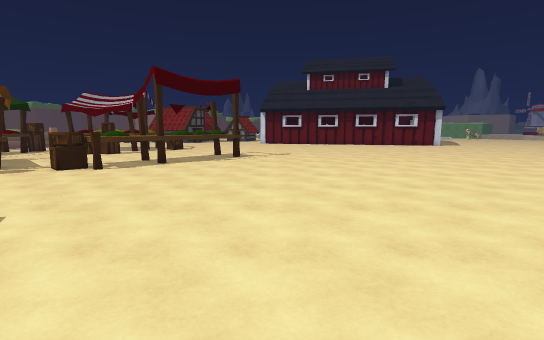
view 1 (above)

21 first-person views from a walk through a 3-D level made in the Unity game engine. The camera is 1.5 m above the floor, tilts 8° down and sees 85° across. The floor is counted in squares, 1 m on a side. Each view is taken from the middle of a square. On the plan, view 1 faces up. The plan holds only what a view shows up to about 15 squares ahead; the rest is blank. The place goes on beyond the plan. The player character is not drawn. Some animated figures are left out. Some surface patterns are stand-ins.

view 2
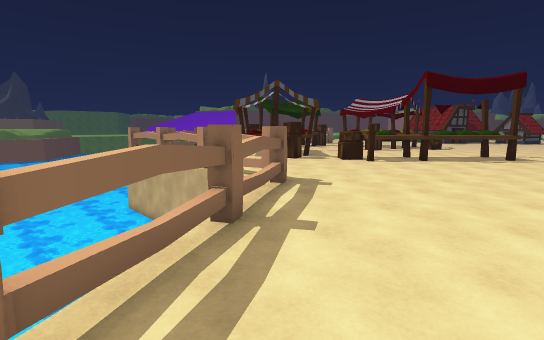

view 3
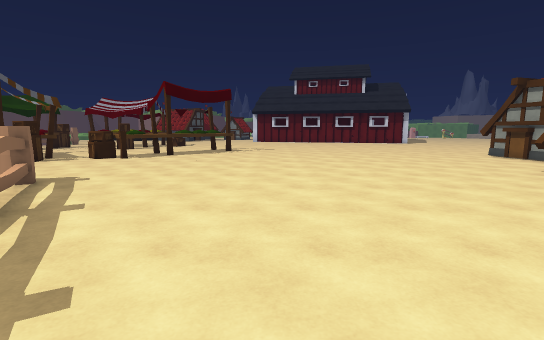

view 4
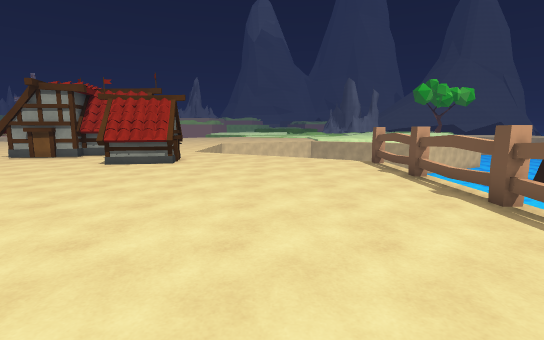

view 5
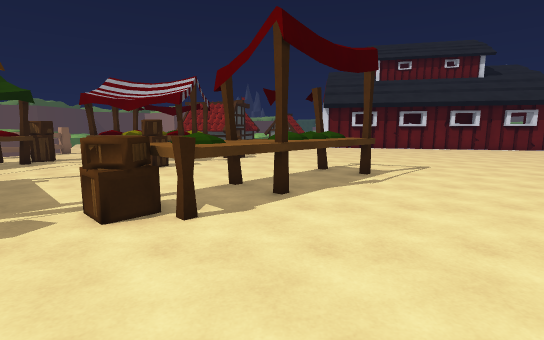

view 6
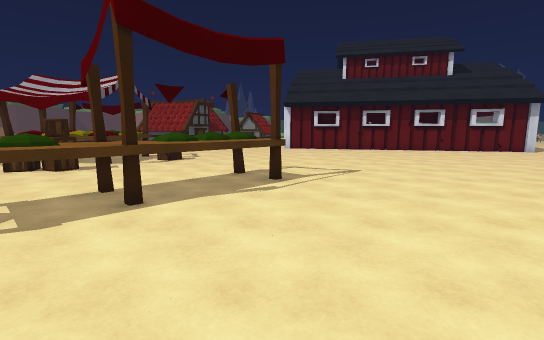

view 7
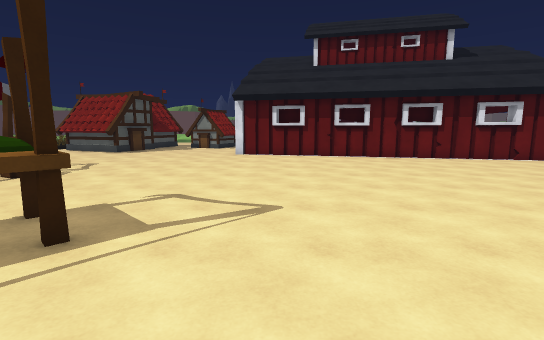

view 8
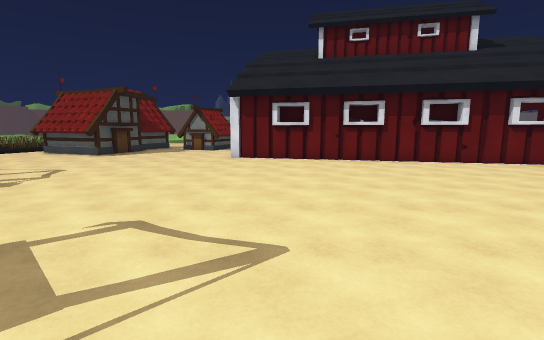

view 9
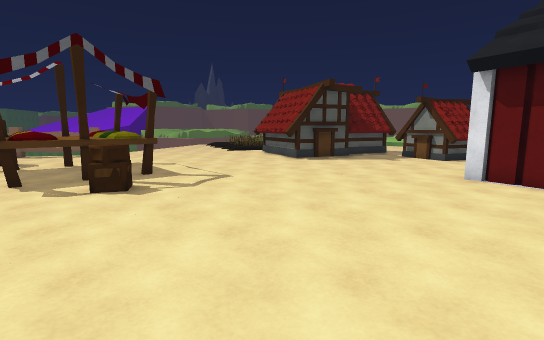

view 10
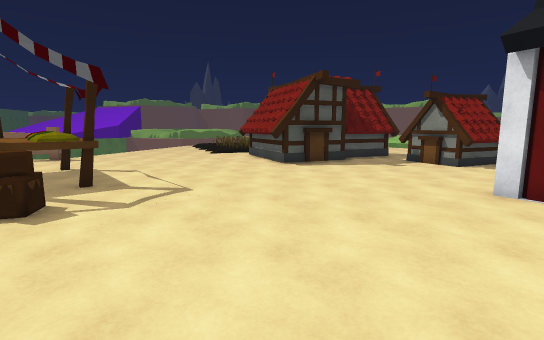

view 11
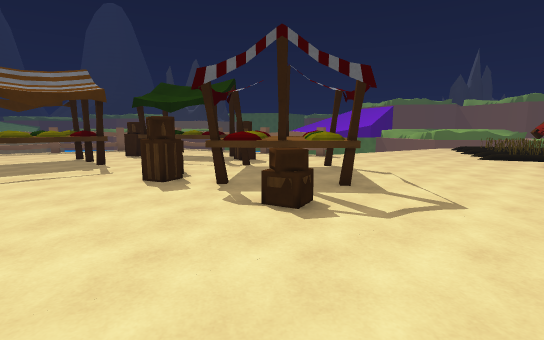

view 12
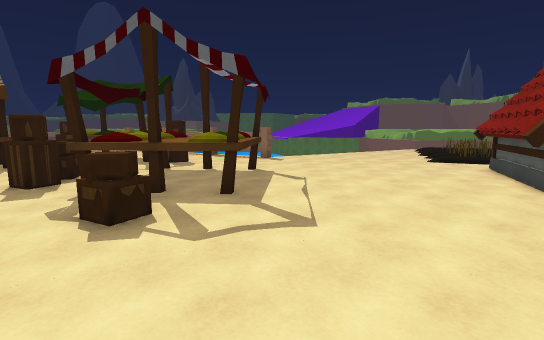

view 13
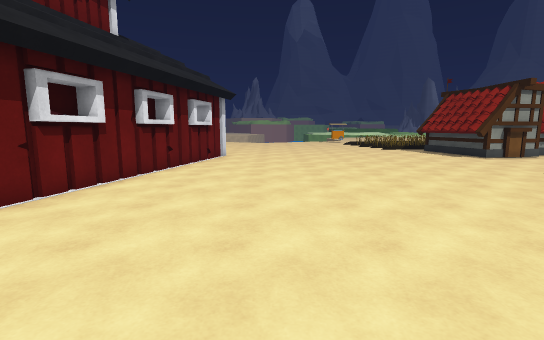

view 14
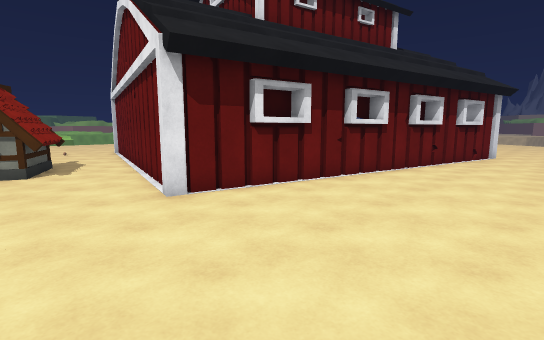

view 15
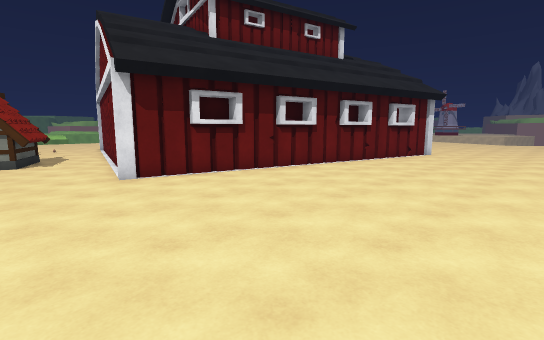

view 16
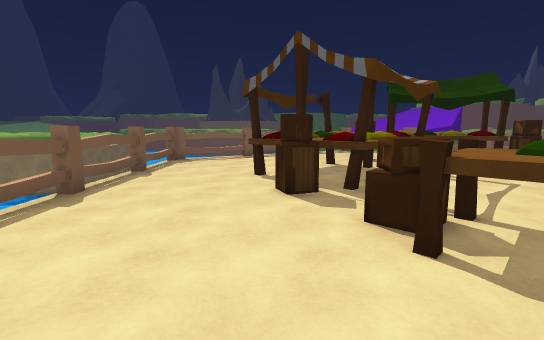

view 17
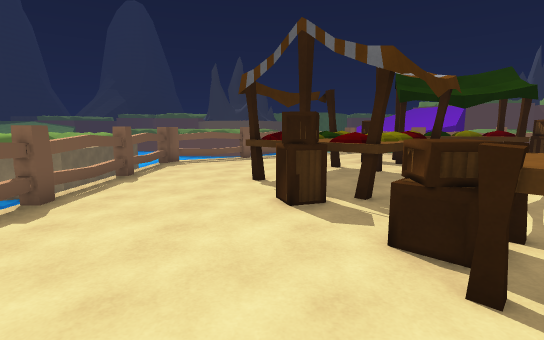

view 18
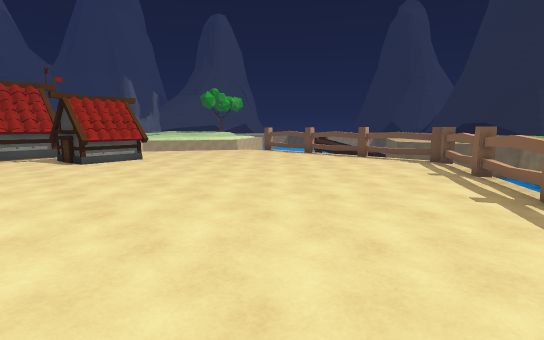

view 19
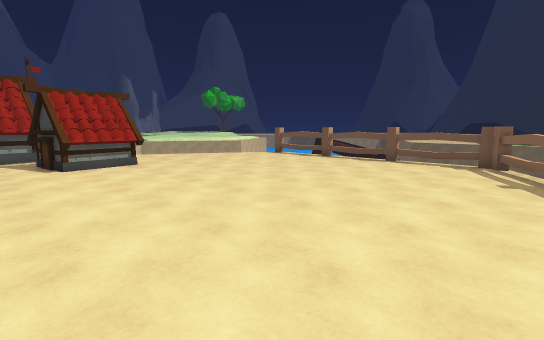

view 20
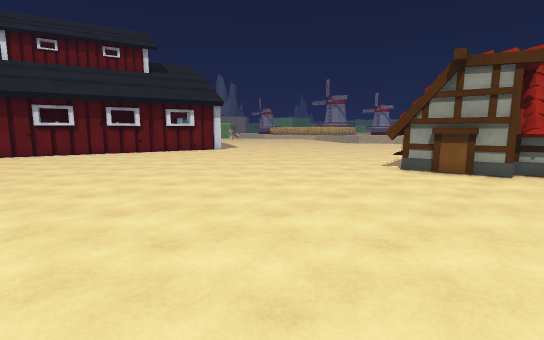

view 21
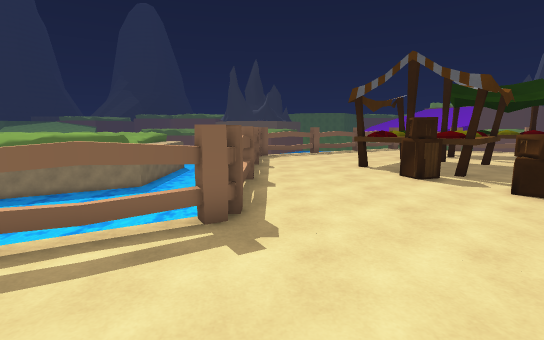

### Floor plan
Key: @ floor where view 1 was taken; # wall or solid block; . floor; = window, fence, low wall or low ledge; ≈ water the walk keeps out of; ^ raised ledge; T thing the floor can be seen under or through; F fence; B barn.
Columns run from 17 left of view 1 to 13 right of it. Each row starts with its distance up from view 1.
 35          ##.####..#B
 34 ==       ##......B B
 33 ===.     #.......# B
 32   =.###  #.......# B
 31 .....#####.......#B
 30 .......##.......BBB
 29 ................BBBBB
 28 ...................BBBBBBB
 27 ........................BBBBBB
 26 ............................BBB
 25 ...............................
 24 F....   .......................
 23 ....TTTTT......................
 22 ....TTTTT.=....................
 21 ....TTTTT.^....................
 20 .##.TTTTT......................
 19 ##.... ##......................
 18  ##...^##......................
 17  ##...^#..... T................
 16 ## .........  TT...............
 15 ##..........TTTT...............
 14 #...#......TTTT................
 13 #..###....^^TT................#
 12 ..#####..^^^^.................#
 11 .#######.^^^..................#
 10  .  ####......................#
  9 ... ##.........................
  8 ...............................
  7 ...............................
  6 ...........................####
  5 ...........................##
  4 FFFFFFFFFFFF...............####
  3  ≈≈≈       ≈F..............###.
  2 ≈≈≈≈≈       F..................
  1 ≈≈≈≈≈        F.................
  0 ≈≈≈≈≈   ≈    FF..@.............
 -1 ≈≈≈≈≈≈  ≈≈    F................
 -2  ≈≈≈≈≈   ≈    FF...............
 -3   ≈≈           F..............≈
 -4   ≈≈≈           F.............
 -5    ≈≈≈          FF...........≈
 -6    ≈≈≈            FFFFFFFFFFF

Positions as (right, up) in squares from view 1, and headings:
1: (0, 0), facing up
2: (0, -2), facing up-left
3: (1, -4), facing up
4: (-2, -1), facing right
5: (-5, 6), facing up
6: (-2, 7), facing up
7: (1, 12), facing up
8: (1, 14), facing up
9: (1, 19), facing up-left
10: (0, 21), facing up-left
11: (-1, 21), facing left
12: (-2, 24), facing left
13: (-2, 23), facing right
14: (-4, 23), facing up-right
15: (-4, 20), facing up-right
16: (-3, 9), facing left
17: (-4, 9), facing left
18: (-4, 9), facing down-right
19: (-2, 8), facing down-right
20: (2, 8), facing up-right
21: (-1, 5), facing left
